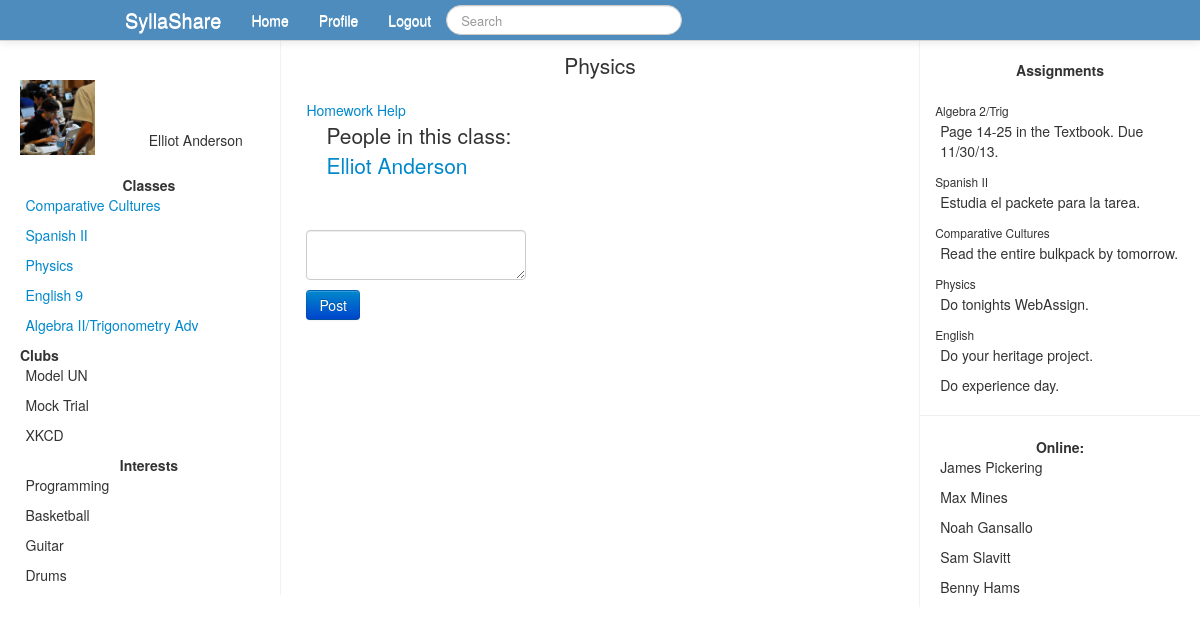
/class.php?id=2 (signed in), run on the app's committed database.
### tables this page shows
CREATE TABLE `users` (
  `id` int(11) NOT NULL AUTO_INCREMENT,
  `firstname` varchar(40) NOT NULL,
  `lastname` varchar(40) NOT NULL,
  `email` varchar(255) NOT NULL,
  `password` varchar(36) NOT NULL,
  `activated` int(1) NOT NULL DEFAULT '0',
  `code` int(8) NOT NULL,
  `grade` int(2) NOT NULL,
  PRIMARY KEY (`id`)
);

CREATE TABLE `class` (
  `id` int(11) NOT NULL AUTO_INCREMENT,
  `classid` int(11) NOT NULL,
  `userid` int(11) NOT NULL,
  PRIMARY KEY (`id`)
);

CREATE TABLE `classes` (
  `id` int(11) NOT NULL AUTO_INCREMENT,
  `name` varchar(60) NOT NULL,
  PRIMARY KEY (`id`)
);

### class.php (the view, shortened to what this page needs)
<?php
include_once('database.php');
$pageid = $_GET['id'];
$userid = $_SESSION['id'];
$getuserinfo = "SELECT * FROM users WHERE id=$userid";
$getuserrun = mysqli_query($connect, $getuserinfo);
while ($row = mysqli_fetch_assoc($getuserrun)){
	$firstname = $row['firstname'];
	$lastname = $row['lastname'];
}
include_once('header.php');
?>
<div class="span6">
<h1 class="lead">
<?
$thequery = "SELECT * FROM classes WHERE id=$pageid";
$therun = mysqli_query($connect, $thequery);
while ($row = mysqli_fetch_assoc($therun)){
	$pageclassname = $row['name'];
}
?>
<center>
<?php echo $pageclassname; ?>
</center>
</h1>
<?
echo '<a href="forum.php?id='.$pageid.'">Homework Help</a><br />';
echo '<p class="lead">People in this class: <br />';
$getmembers = "SELECT userid FROM class WHERE classid=$pageid";
$runmembers = mysqli_query($connect, $getmembers);
while ($row = mysqli_fetch_assoc($runmembers)){
	$memberid = $row['userid'];
	$getmemberinfo = "SELECT id,firstname,lastname FROM users WHERE id=$memberid";
	$runmemberinfo = mysqli_query($connect, $getmemberinfo);
	while ($row2 = mysqli_fetch_assoc($runmemberinfo)){
		$memberfname = $row2['firstname'];
		$memberlname = $row2['lastname'];
	}
	echo '<a href="profile.php?id='.$memberid.'">'.$memberfname.' '.$memberlname.'</a><br />';
}
echo '<br />';
echo '<form action="class.php?id='.$pageid.'" method="POST">
<textarea name="postcontent" class="form-control"></textarea><br />
<input type="submit" value="Post" class="btn btn-primary" />';
?>
</p>
</div>
<?php
include_once('rightbar.php');
?>

### header.php (shortened to what this page needs)
<!DOCTYPE html>
<html lang="en">
<head>
<link href="css/bootstrap.min.css" rel="stylesheet" />
</head>
<body>
<div class="navbar navbar-fixed-top" >
	<div class="navbar-inner">
		<div class="container" >
			<ul class="nav">
				<li>
					<a class="brand" href="#">SyllaShare</a>
				</li>
				<?php
				if (!isset($_SESSION['id'])){
					?>
					<form action="login.php" method="POST" class="navbar-form pull-left">
						<input type="email" name="logemail" placeholder="Email" />
						<input type="password" name="logpassword" placeholder="Password" />
						<input type="submit" value="Log In" />
					</form>
					<?
				} else {
				?>
				<li><a href="home.php">Home</a></li>
				<li><a href="#">Profile</a></li>
				<form class="navbar-search pull-right">
					<input type="text" class="search-query" name="q" placeholder="Search" />
				</form>
				<li><a href="logout.php">Logout</a></li>
				<? }?>
			</ul>
		</div>
	</div>
</div>
<?
if (isset($_SESSION['id'])){
	?>
<br /><br />
<div class="row-fluid" style="height: 100%;">
<div class="span3" style="padding-left: 20px; padding-right: 2px; border-right: 1px solid #f2f2f2;">
<div class="innercontent" >
<br />
<p class="lead">
<div id="pic-right" style="float: right;padding-right: 35px; padding-top: 50px; position: relative; ">
<?php
echo $firstname.' '.$lastname;
?>
</div>
<div class="pic-left" style="position: relative;" >
<img src="propic.jpg" height="75" width="75" />
</div>
<br />
<center>
<b>Classes</b><br />
</center>
<?php
$getclasses = "SELECT * FROM class WHERE userid=$userid";
$runclasses = mysqli_query($connect, $getclasses);
while ($row = mysqli_fetch_assoc($runclasses)){
	$classid = $row['classid'];
	$getclassinfo = "SELECT name FROM classes WHERE id=$classid";
	$runclassinfo = mysqli_query($connect, $getclassinfo);
	while ($row2 = mysqli_fetch_assoc($runclassinfo)){
		$classname = $row2['name'];
	}
	echo '<span class="spanright"><a href="class.php?id='.$classid.'">'.$classname.'</a></span><br />';
}
?>
<b>Clubs</b><br />
<span class="spanright">Model UN</span><br />
<span class="spanright">Mock Trial</span><br />
<span class="spanright">XKCD</span><br />
<br />
<center>
<b>Interests</b><br />
<span class="spanright">Programming</span><br />
<span class="spanright">Basketball</span><br />
<span class="spanright">Guitar</span><br />
<span class="spanright">Drums</span><br />
</center>
</p>
</div>
</div>
<?php
}
?>

### header.php (style rules this page uses)
.navbar-inner { background-color: #4d8cbc; background-image: none; color: #FFFFFF; }
.navbar .nav > li > a { color: #FFFFFF; }
.spanright { text-align: left; padding-right: 4px; }

### rightbar.php (style rules this page uses)
p { padding-left: 20px; }

### data on the page
users: firstname "Elliot", lastname "Anderson"
class: classid.name "Comparative Cultures"
class: classid.name "Spanish II"
class: classid.name "Physics", userid.firstname "Elliot", userid.lastname "Anderson"
class: classid.name "English 9"
class: classid.name "Algebra II/Trigonometry Adv"
classes: name "Physics"
